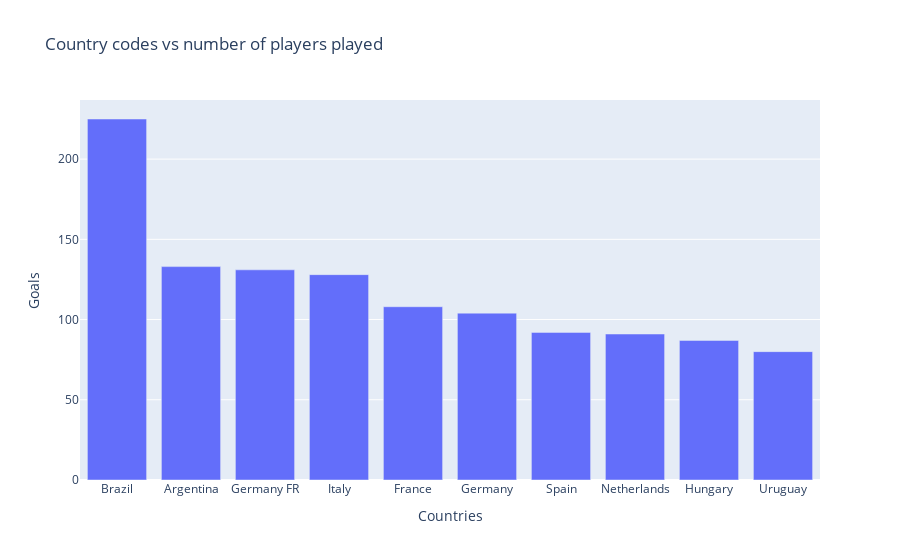

This figure's notebook cell:
### Code cell
# Insight 3 : Brazil scored the most number of goals thrughout the history of worldcup followed by Argentina and Germany.
fig=px.bar(final_data,y='Goals',title='Country codes vs number of players played')
fig.show()

### Figure 1 — Plotly figure (JSON) as saved in the notebook; plotly's stock layout.template omitted (floating-point values rounded to 4 significant figures)
{"data": [{"alignmentgroup": "True", "hovertemplate": "Countries=%{x}<br>Goals=%{y}<extra></extra>", "legendgroup": "", "marker": {"color": "#636efa", "pattern": {"shape": ""}}, "name": "", "offsetgroup": "", "orientation": "v", "showlegend": false, "textposition": "auto", "type": "bar", "x": ["Brazil", "Argentina", "Germany FR", "Italy", "France", "Germany", "Spain", "Netherlands", "Hungary", "Uruguay"], "xaxis": "x", "y": [225, 133, 131, 128, 108, 104, 92, 91, 87, 80], "yaxis": "y"}], "layout": {"autosize": true, "barmode": "relative", "legend": {"tracegroupgap": 0}, "title": {"text": "Country codes vs number of players played"}, "xaxis": {"anchor": "y", "autorange": true, "domain": [0, 1], "range": [-0.5, 9.5], "title": {"text": "Countries"}, "type": "category"}, "yaxis": {"anchor": "x", "autorange": true, "domain": [0, 1], "range": [0, 236.8], "title": {"text": "Goals"}, "type": "linear"}}}
